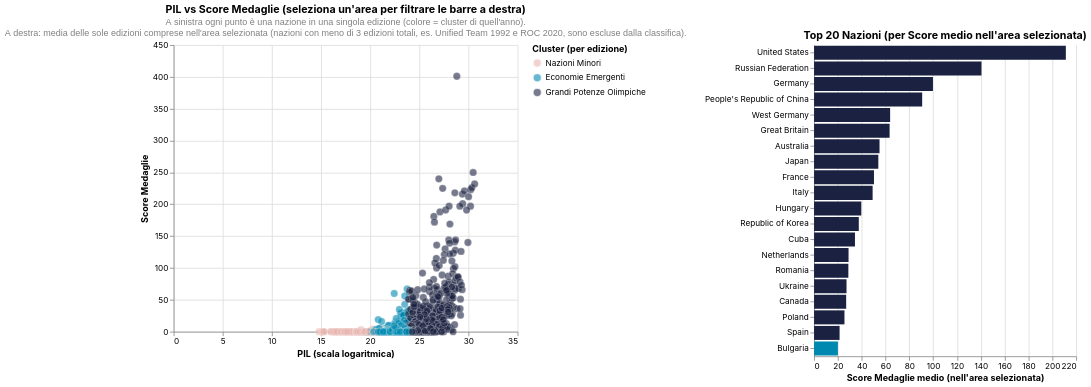

Source (Vega-Lite JSON):
### Vega-Lite specification from a JSON file in a GitHub repository (floating-point values rounded to 4 significant figures; data arrays with more than 128 entries replaced by an {"elided": "..."} marker saying what was removed)
{"config": {"background": "transparent", "view": {"stroke": "transparent"}, "title": {"font": "Inter"}, "axis": {"labelFont": "Inter", "titleFont": "Inter"}, "legend": {"labelFont": "Inter", "titleFont": "Inter"}, "header": {"labelFont": "Inter", "titleFont": "Inter"}, "text": {"font": "Inter"}, "range": {"category": ["#1b2140", "#ff8009", "#9a0641", "#ffe34a", "#e7b6af", "#0088b0", "#e03830"], "ramp": ["#e7b6af", "#1b2140"], "heatmap": ["#e7b6af", "#1b2140"]}}, "hconcat": [{"data": {"name": "data-4207d2bbd8148dea4ee10695dfab3ec9"}, "mark": {"type": "circle", "opacity": 0.6, "size": 80, "stroke": "white", "strokeWidth": 0.5}, "encoding": {"color": {"condition": {"param": "param_4", "field": "Cluster_Label", "type": "nominal", "scale": {"domain": ["Nazioni Minori", "Economie Emergenti", "Grandi Potenze Olimpiche"], "range": ["#e7b6af", "#0088b0", "#1b2140"]}, "legend": {"title": "Cluster (per edizione)"}}, "value": "lightgray"}, "tooltip": [{"field": "Nazione", "title": "Nazione", "type": "nominal"}, {"field": "Anno", "title": "Anno", "type": "ordinal"}, {"field": "Score_Medaglie", "format": ".1f", "title": "Score Medaglie", "type": "quantitative"}, {"field": "PIL_Assoluto_USD", "format": ",.0f", "title": "PIL Assoluto (USD)", "type": "quantitative"}], "x": {"field": "PIL_Log", "title": "PIL (scala logaritmica)", "type": "quantitative"}, "y": {"field": "Score_Medaglie", "title": "Score Medaglie", "type": "quantitative"}}, "height": 350, "name": "view_6", "title": {"text": "PIL vs Score Medaglie (seleziona un'area per filtrare le barre a destra)", "subtitle": ["A sinistra ogni punto è una nazione in una singola edizione (colore = cluster di quell'anno).", "A destra: media delle sole edizioni comprese nell'area selezionata (nazioni con meno di 3 edizioni totali, es. Unified Team 1992 e ROC 2020, sono escluse dalla classifica)."], "subtitleColor": "gray", "subtitleFontSize": 11}, "width": 420}, {"data": {"name": "data-c0547919bdc574b0c4dee78006f3e178"}, "mark": {"type": "bar"}, "encoding": {"color": {"field": "Cluster_Prevalente", "legend": null, "scale": {"domain": ["Nazioni Minori", "Economie Emergenti", "Grandi Potenze Olimpiche"], "range": ["#e7b6af", "#0088b0", "#1b2140"]}, "type": "nominal"}, "tooltip": [{"field": "Nazione", "title": "Nazione", "type": "nominal"}, {"field": "Score_Medaglie", "format": ".1f", "title": "Score medio (selezione)", "type": "quantitative"}, {"field": "Cluster_Prevalente", "title": "Cluster prevalente", "type": "nominal"}, {"field": "n_edizioni_totale", "title": "N. edizioni totali (storico)", "type": "quantitative"}, {"field": "Dettaglio_Edizioni", "title": "Medaglie per edizione (storico completo)", "type": "nominal"}], "x": {"field": "Score_Medaglie", "title": "Score Medaglie medio (nell'area selezionata)", "type": "quantitative"}, "y": {"field": "Nazione", "sort": {"field": "Score_Medaglie", "op": "mean", "order": "descending"}, "title": null, "type": "nominal"}}, "height": 380, "title": "Top 20 Nazioni (per Score medio nell'area selezionata)", "transform": [{"filter": {"param": "param_4"}}, {"filter": "(datum.n_edizioni_totale >= 3)"}, {"aggregate": [{"op": "mean", "field": "Score_Medaglie", "as": "Score_Medaglie"}], "groupby": ["Nazione", "Cluster_Prevalente", "n_edizioni_totale", "Dettaglio_Edizioni"]}, {"window": [{"op": "rank", "field": "", "as": "rank"}], "sort": [{"field": "Score_Medaglie", "order": "descending"}]}, {"filter": "(datum.rank <= 20)"}], "width": 320}], "params": [{"name": "param_4", "select": {"type": "interval"}, "views": ["view_6"]}], "resolve": {"scale": {"color": "independent"}}, "$schema": "https://vega.github.io/schema/vega-lite/v5.20.1.json", "datasets": {"data-4207d2bbd8148dea4ee10695dfab3ec9": {"elided": "2619 records"}, "data-c0547919bdc574b0c4dee78006f3e178": {"elided": "2619 records"}}}
